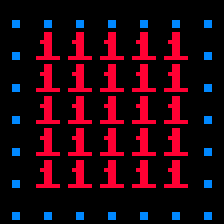

Below is a game level as drawn by its tile map, then a one-line description and the .tmx file that defines it, in full:
An orthogonal 7x7 tile map with 32x32 px tiles, 3 tile layers (Tile Layer, Feature Layer, Tag Layer), 2 tilesets.

<map version="2017.05.26" orientation="orthogonal" renderorder="right-down" width="7" height="7" tilewidth="32" tileheight="32" backgroundcolor="#000000" nextobjectid="1">
 <properties>
  <property name="code">SUBVAULT:   1 : ee_5x5
: ee_setup(_G)</property>
  <property name="depth" value="Depths:2-, !Depths:$, D:13-" />
  <property name="orient" value="float" />
  <property name="weight" value="3" />
 </properties>
 <tileset firstgid="1" source="../tilesets/features.tsx" />
 <tileset firstgid="205" source="../tilesets/basic.tsx" />
 <layer name="Tile Layer" width="7" height="7">
  <data encoding="csv">
205,205,205,205,205,205,205,
205,28,28,28,28,28,205,
205,28,28,28,28,28,205,
205,28,28,28,28,28,205,
205,28,28,28,28,28,205,
205,28,28,28,28,28,205,
205,205,205,205,205,205,205
</data>
 </layer>
 <layer name="Feature Layer" width="7" height="7">
  <data encoding="csv">
0,0,0,0,0,0,0,
0,0,0,0,0,0,0,
0,0,0,0,0,0,0,
0,0,0,0,0,0,0,
0,0,0,0,0,0,0,
0,0,0,0,0,0,0,
0,0,0,0,0,0,0
</data>
 </layer>
 <layer name="Tag Layer" width="7" height="7">
  <data encoding="csv">
0,0,0,0,0,0,0,
0,0,0,0,0,0,0,
0,0,0,0,0,0,0,
0,0,0,0,0,0,0,
0,0,0,0,0,0,0,
0,0,0,0,0,0,0,
0,0,0,0,0,0,0
</data>
 </layer>
 <objectgroup name="Scripting Layer" />
</map>
